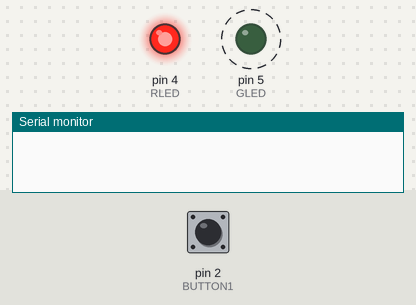
Simulated run of this sketch. Board: Arduino Uno, built with avr-gcc and run on an emulated ATmega328P. Shown: output pins drawn as LEDs (lit = HIGH), the last lines printed to the serial monitor. Dashed ring = blinking. Inputs (shaded band) come from the test bench; at power-on: pin 2 (BUTTON1) HIGH.

Above: at 1.2 s.
1.3 s: pin 2 (BUTTON1) pulled LOW for 0.15 s
At 1.37 s:
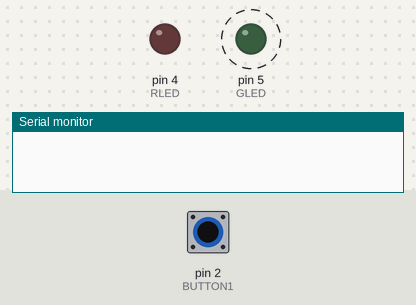
4.3 s: pin 2 (BUTTON1) pulled LOW for 1 s
At 6.4 s:
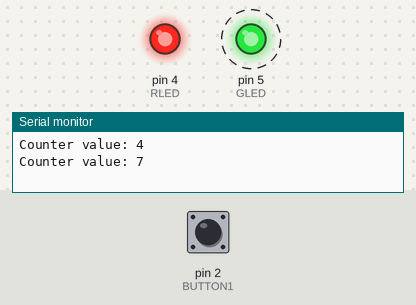
7.3 s: pin 2 (BUTTON1) pulled LOW for 3.2 s
At 8.8 s:
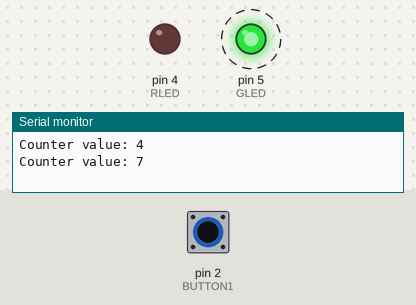
Timing chart, 0 to 18.0 s (numbered marks = the images above; inputs shaded):
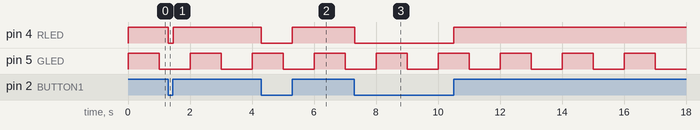

The sketch:

Lab3.ino
```cpp
// define buttons and LEDs
#define BUTTON1 2
#define RLED 4
#define GLED 5

#define TIMER1_COMPARE_VALUE 62500   // for 1 Hz
#define TIMER2_COMPARE_VALUE 16000   // for 10 Hz

volatile unsigned int counter = 0;  // shared variable

// setup
void setup() {
  pinMode(GLED, OUTPUT);
  pinMode(RLED, OUTPUT);
  pinMode(BUTTON1, INPUT_PULLUP);

  Serial.begin(9600);

  // 1hz task timer
  noInterrupts();
  TCCR1A = 0;
  TCCR1B = 0;
  TCNT1 = 0;
  OCR1A = TIMER1_COMPARE_VALUE;
  TCCR1B |= (1 << WGM12);  // CTC mode
  TCCR1B |= (1 << CS12);   // prescaler 256
  TIMSK1 |= (1 << OCIE1A); // enable Timer1 interrupt

  // 10hz task setup
  TCCR2A = 0;
  TCCR2B = 0;
  TCNT2 = 0;
  OCR2A = TIMER2_COMPARE_VALUE;
  TCCR2A |= (1 << WGM21);  // CTC mode
  TCCR2B |= (1 << CS22) | (1 << CS21) | (1 << CS20); // prescaler 1024
  TIMSK2 |= (1 << OCIE2A); // enable Timer2 interrupt

  interrupts(); // interrupts enabled
}

// Timer1 ISR (1hz task, incrementing)
ISR(TIMER1_COMPA_vect) {
  digitalWrite(GLED, !digitalRead(GLED)); // toggling Green LED
  counter++;  // increment main counter
}

// timer2 ISR (10Hz task)
ISR(TIMER2_COMPA_vect) {
  if (digitalRead(BUTTON1) == LOW) {
    digitalWrite(RLED, LOW); // red LED on if button pressed
  } else {
    digitalWrite(RLED, HIGH);  // red LED off otherwise
  }
}

// main loop
void loop() {
  static unsigned long lastPrintTime = 0;

  if (millis() - lastPrintTime >= 3000) { // every 3 seconds
    lastPrintTime = millis();
    Serial.print("Counter value: ");
    Serial.println(counter);
  }
}
```

Measured:
- after the input at 1.3 s, pin 4 (RLED): HIGH → LOW at once, → HIGH 0.15 s later
- after the input at 4.3 s, pin 4 (RLED): HIGH → LOW at once, → HIGH 1.0 s later
- after the input at 7.3 s, pin 4 (RLED): HIGH → LOW at once, → HIGH 3.2 s later
- by itself, pin 5 (GLED): alternates HIGH for 1.0 s and LOW for 1.0 s
